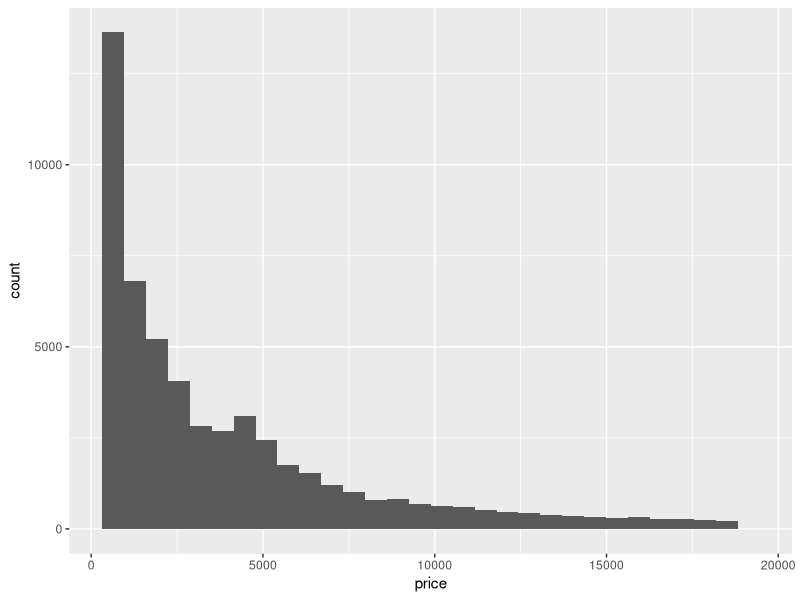
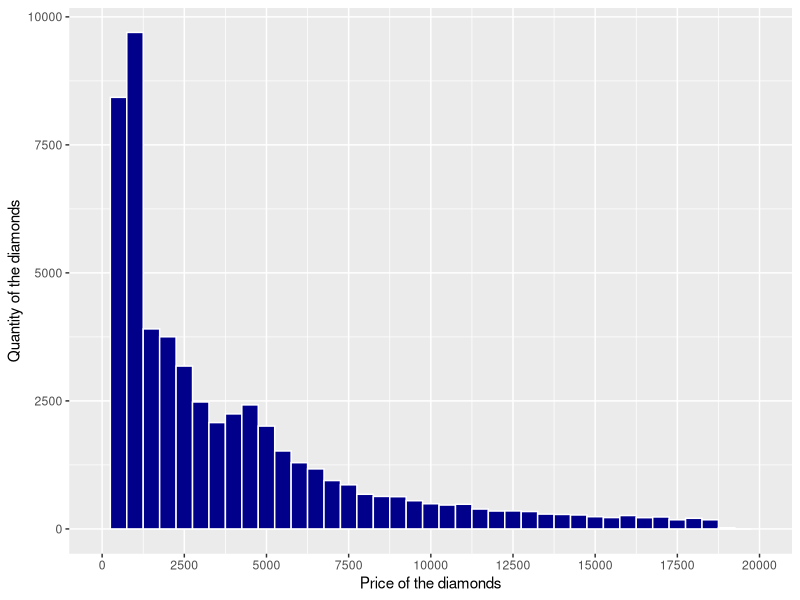
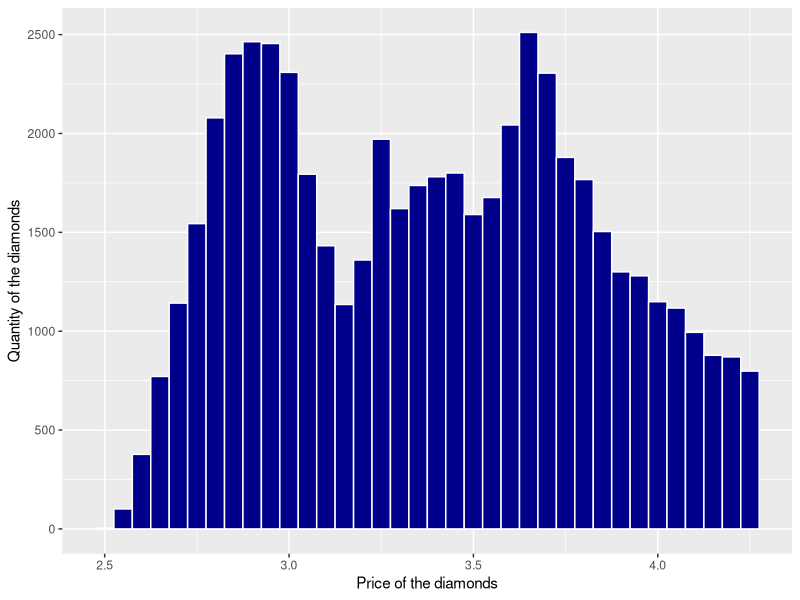

Generate these figures, in order, with R:
## ---- chunk 1
# Load ggplot2 and diamonds data set 
library(ggplot2)
data(diamonds)

# Checking variables and main parameters
summary(diamonds)
names(diamonds)
## ---- chunk 2
# Histogram of the price of all the diamonds in the diamond data set.
ggplot(data = diamonds, aes(x = price)) + 
	geom_histogram()
## ---- chunk 3
#how many diamonds cost less than 500$?
nrow(subset(diamonds, price < 500))

#how many diamonds cost less than 250$?
nrow(subset(diamonds, price < 250))

#how many diamonds cost 15 000$ or more?
nrow(subset(diamonds, price >= 15000))

## ---- chunk 4
#some manipulations with x axis
ggplot(data = diamonds, aes(x = price)) +
  geom_histogram(color = "white", fill = "darkblue", binwidth = 500) +
  scale_x_continuous(limits = c(0, 20000), breaks = seq(0, 20000, 2500)) + 
  xlab("Price of the diamonds") + 
  ylab("Quantity of the diamonds")

#looks like two patterns of normal distribution
ggplot(data = diamonds, aes(x = log10(price))) +
  geom_histogram(color = "white", fill = "darkblue", binwidth = 0.05) + 
  xlab("Price of the diamonds") + 
  ylab("Quantity of the diamonds")

## ---- chunk 5

## ---- chunk 6

## ---- chunk 7

## ---- chunk 8

## ---- chunk 9

## ---- chunk 10

## ---- chunk 11

## ---- chunk 12

## ---- chunk 13

## ---- chunk 14
